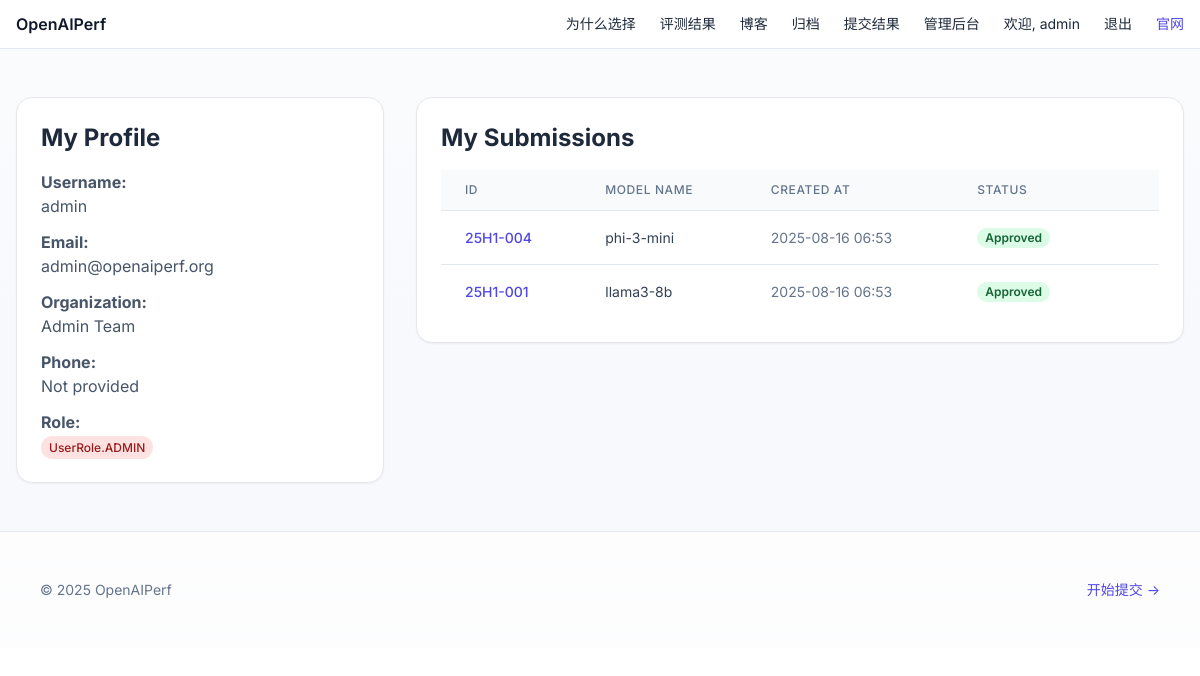
The app's page /profile (signed in) with its own data.
### app/models.py (models this page shows, shortened)
class User(SQLModel, table=True):
    id: int | None = Field(default=None, primary_key=True)
    username: str = Field(unique=True, index=True)
    hashed_password: str
    role: UserRole = Field(default=UserRole.USER, index=True)
    email: str = Field(unique=True, index=True)
    organization: str | None = Field(default=None)
    phone: str | None = Field(default=None)
    approved: bool = Field(default=False, index=True)  # New field for approval status
    created_at: dt.datetime = Field(default_factory=lambda: dt.datetime.utcnow())

class Submission(SQLModel, table=True):
    model_config = {"protected_namespaces": ()}
    id: str = Field(primary_key=True)
    created_at: dt.datetime = Field(default_factory=lambda: dt.datetime.utcnow())
    user_id: int | None = Field(default=None, foreign_key="user.id")
    task: str | None = Field(default=None, index=True)
    scenario: str | None = Field(default=None, index=True)
    model_name: str | None = Field(default=None, index=True)
    backend: str | None = Field(default=None, index=True)
    quality: float | None = Field(default=None, index=True)
    throughput: float | None = Field(default=None, index=True)
    latency_p99_ms: float | None = Field(default=None, index=True)
    energy_j_per_request: float | None = Field(default=None, index=True)
    approved: bool = Field(default=False, index=True)
    cards: Dict[str, Any] = Field(default_factory=dict, sa_column=Column(JSON, nullable=False))
    notes: str | None = None

### app/main.py (the view)
@app.get("/profile", response_class=HTMLResponse)
def user_profile(
    request: Request,
    user: User = Depends(require_user),
    session=Depends(get_session),
    user_ctx: dict = Depends(get_user_for_template),
):
    submissions = session.query(Submission).filter(Submission.user_id == user.id).order_by(Submission.created_at.desc()).all()
    ctx = {
        "request": request,
        "user": user,
        "submissions": submissions,
    }
    ctx.update(user_ctx)
    return templates.TemplateResponse("profile.html", ctx)

### templates/profile.html (shortened to what this page needs)
{% extends "base.html" %}
{% block content %}
<section class="py-12 bg-slate-50/50">
  <div class="max-w-7xl mx-auto px-4">
    <div class="md:grid md:grid-cols-3 md:gap-8">
      <div class="md:col-span-1 mb-8 md:mb-0">
        <div class="bg-white p-6 rounded-2xl border shadow-sm">
          <h2 class="text-2xl font-bold mb-4">My Profile</h2>
          <div class="space-y-3 text-slate-600">
            <p><strong>Username:</strong><br>{{ user.username }}</p>
            <p><strong>Email:</strong><br>{{ user.email }}</p>
            <p><strong>Organization:</strong><br>{{ user.organization or 'Not provided' }}</p>
            <p><strong>Phone:</strong><br>{{ user.phone or 'Not provided' }}</p>
            <p><strong>Role:</strong><br><span class="capitalize px-2 py-1 text-xs font-medium rounded-full
              {% if user.role == 'admin' %} bg-red-100 text-red-800
              {% elif user.role == 'auditor' %} bg-yellow-100 text-yellow-800
              {% else %} bg-green-100 text-green-800 {% endif %}">
              {{ user.role }}
            </span></p>
          </div>
        </div>
      </div>
      <div class="md:col-span-2">
        <div class="bg-white p-6 rounded-2xl border shadow-sm">
          <h2 class="text-2xl font-bold mb-4">My Submissions</h2>
          {% if submissions %}
            <div class="overflow-x-auto">
              <table class="min-w-full divide-y divide-slate-200">
                <thead class="bg-slate-50">
                  <tr>
                    <th scope="col" class="px-6 py-3 text-left text-xs font-medium text-slate-500 uppercase tracking-wider">ID</th>
                    <th scope="col" class="px-6 py-3 text-left text-xs font-medium text-slate-500 uppercase tracking-wider">Model Name</th>
                    <th scope="col" class="px-6 py-3 text-left text-xs font-medium text-slate-500 uppercase tracking-wider">Created At</th>
                    <th scope="col" class="px-6 py-3 text-left text-xs font-medium text-slate-500 uppercase tracking-wider">Status</th>
                    <th scope="col" class="relative px-6 py-3"><span class="sr-only">Actions</span></th>
                  </tr>
                </thead>
                <tbody class="bg-white divide-y divide-slate-200">
                  {% for sub in submissions %}
                  <tr>
                    <td class="px-6 py-4 whitespace-nowrap text-sm font-medium text-indigo-600 hover:text-indigo-800">
                      <a href="/results/{{ sub.id }}">{{ sub.id }}</a>
                    </td>
                    <td class="px-6 py-4 whitespace-nowrap text-sm text-slate-700">{{ sub.model_name }}</td>
                    <td class="px-6 py-4 whitespace-nowrap text-sm text-slate-500">{{ sub.created_at.strftime('%Y-%m-%d %H:%M') }}</td>
                    <td class="px-6 py-4 whitespace-nowrap text-sm">
                      {% if sub.approved %}
                        <span class="px-2 inline-flex text-xs leading-5 font-semibold rounded-full bg-green-100 text-green-800">
                          Approved
                        </span>
                      {% else %}
                        <span class="px-2 inline-flex text-xs leading-5 font-semibold rounded-full bg-yellow-100 text-yellow-800">
                          Pending
                        </span>
                      {% endif %}
                    </td>
                    <td class="px-6 py-4 whitespace-nowrap text-right text-sm font-medium">
                    </td>
                  </tr>
                  {% endfor %}
                </tbody>
              </table>
            </div>
          {% endif %}
        </div>
      </div>
    </div>
  </div>
</section>
{% endblock %}

### templates/base.html (shortened to what this page needs)
<!doctype html>
<html lang="zh-CN">
<head>
  <script src="https://cdn.tailwindcss.com"></script>
</head>
<body class="bg-gradient-to-b from-white via-indigo-50/40 to-slate-50 text-slate-800">
  <header class="sticky top-0 z-30 bg-white/70 backdrop-blur border-b border-slate-200">
    <div class="max-w-7xl mx-auto px-4 py-3 flex items-center justify-between">
      <a class="font-semibold text-slate-900" href="/">OpenAIPerf</a>
      <nav class="hidden md:flex items-center gap-6 text-sm">
        <a class="hover:text-indigo-600" href="/#why">为什么选择</a>
        <a class="hover:text-indigo-600" href="/results">评测结果</a>
        <a class="hover:text-indigo-600" href="/blog">博客</a>
        <a class="hover:text-indigo-600" href="/archive">归档</a>
        <a class="hover:text-indigo-600" href="/submit">提交结果</a>
        {% if current_user %}
          {% if current_user.role in ['admin', 'auditor'] %}
            <a class="hover:text-indigo-600" href="/admin">管理后台</a>
          {% endif %}
          <a class="hover:text-indigo-600" href="/profile">欢迎, {{ current_user.username }}</a>
          <a class="hover:text-indigo-600" href="/logout">退出</a>
        {% else %}
          <a class="hover:text-indigo-600" href="/login">登录</a>
          <a class="hover:text-indigo-600" href="/register">注册</a>
        {% endif %}
        <a class="text-indigo-600 font-medium" href="https://www.openaiperf.org" target="_blank">官网</a>
      </nav>
    </div>
  </header>
  {% block content %}{% endblock %}
  <footer class="py-12 border-t border-slate-200 bg-white/70">
    <div class="max-w-6xl mx-auto px-4 flex items-center justify-between">
      <p class="text-sm text-slate-500">© 2025 OpenAIPerf</p>
      <a href="/submit" class="text-sm text-indigo-600">开始提交 →</a>
    </div>
  </footer>
</body>
</html>

### templates/base.html (style rules this page uses)
body { font-family: Inter, system-ui, -apple-system, Segoe UI, Roboto, Helvetica, Arial, "Apple Color Emoji", "Segoe UI Emoji"; }

### records on screen
User: username "admin", email "admin@openaiperf.org", organization "Admin Team", phone "Not provided", role "UserRole.ADMIN"
Submission: id "25H1-004", model_name "phi-3-mini", created_at "2025-08-16 06:53", approved "Approved"
Submission: id "25H1-001", model_name "llama3-8b", created_at "2025-08-16 06:53", approved "Approved"
